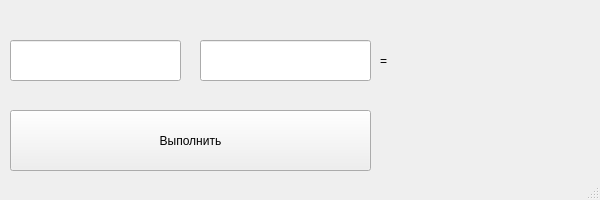
<?xml version="1.0" encoding="UTF-8"?>
<ui version="4.0">
 <class>MainWindow</class>
 <widget class="QMainWindow" name="MainWindow">
  <property name="geometry">
   <rect>
    <x>0</x>
    <y>0</y>
    <width>600</width>
    <height>200</height>
   </rect>
  </property>
  <property name="minimumSize">
   <size>
    <width>600</width>
    <height>200</height>
   </size>
  </property>
  <property name="maximumSize">
   <size>
    <width>600</width>
    <height>200</height>
   </size>
  </property>
  <property name="windowTitle">
   <string>Мой калькулятор для Систем счисления</string>
  </property>
  <widget class="QWidget" name="centralwidget">
   <widget class="QLineEdit" name="txtNum1">
    <property name="geometry">
     <rect>
      <x>10</x>
      <y>40</y>
      <width>171</width>
      <height>41</height>
     </rect>
    </property>
    <property name="font">
     <font>
      <pointsize>14</pointsize>
     </font>
    </property>
    <property name="toolTip">
     <string>&lt;html&gt;&lt;head/&gt;&lt;body&gt;&lt;p&gt;&lt;span style=&quot; font-size:12pt;&quot;&gt;Введите число в системе счисления от &lt;/span&gt;&lt;span style=&quot; font-size:12pt; font-weight:600;&quot;&gt;2&lt;/span&gt;&lt;span style=&quot; font-size:12pt;&quot;&gt; до &lt;/span&gt;&lt;span style=&quot; font-size:12pt; font-weight:600;&quot;&gt;36&lt;/span&gt;&lt;span style=&quot; font-size:12pt;&quot;&gt; и результат будет в &lt;/span&gt;&lt;span style=&quot; font-size:12pt; font-weight:600;&quot;&gt;10&lt;/span&gt;&lt;span style=&quot; font-size:12pt;&quot;&gt;-ной сс.&lt;/span&gt;&lt;/p&gt;&lt;/body&gt;&lt;/html&gt;</string>
    </property>
   </widget>
   <widget class="QLineEdit" name="txtNum2">
    <property name="geometry">
     <rect>
      <x>200</x>
      <y>40</y>
      <width>171</width>
      <height>41</height>
     </rect>
    </property>
    <property name="font">
     <font>
      <pointsize>14</pointsize>
     </font>
    </property>
    <property name="toolTip">
     <string>&lt;html&gt;&lt;head/&gt;&lt;body&gt;&lt;p&gt;&lt;span style=&quot; font-size:12pt;&quot;&gt;Система счисления от &lt;/span&gt;&lt;span style=&quot; font-size:12pt; font-weight:600;&quot;&gt;2&lt;/span&gt;&lt;span style=&quot; font-size:12pt;&quot;&gt; до &lt;/span&gt;&lt;span style=&quot; font-size:12pt; font-weight:600;&quot;&gt;36&lt;/span&gt;&lt;span style=&quot; font-size:12pt;&quot;&gt;!&lt;/span&gt;&lt;/p&gt;&lt;/body&gt;&lt;/html&gt;</string>
    </property>
    <property name="maxLength">
     <number>2</number>
    </property>
   </widget>
   <widget class="QLabel" name="label">
    <property name="geometry">
     <rect>
      <x>380</x>
      <y>40</y>
      <width>16</width>
      <height>41</height>
     </rect>
    </property>
    <property name="text">
     <string>=</string>
    </property>
   </widget>
   <widget class="QLabel" name="lblSum">
    <property name="geometry">
     <rect>
      <x>410</x>
      <y>40</y>
      <width>171</width>
      <height>41</height>
     </rect>
    </property>
    <property name="font">
     <font>
      <pointsize>14</pointsize>
     </font>
    </property>
    <property name="text">
     <string/>
    </property>
   </widget>
   <widget class="QPushButton" name="btnResult">
    <property name="geometry">
     <rect>
      <x>10</x>
      <y>110</y>
      <width>361</width>
      <height>61</height>
     </rect>
    </property>
    <property name="text">
     <string>Выполнить</string>
    </property>
   </widget>
  </widget>
  <widget class="QStatusBar" name="statusbar"/>
 </widget>
 <resources/>
 <connections/>
</ui>
